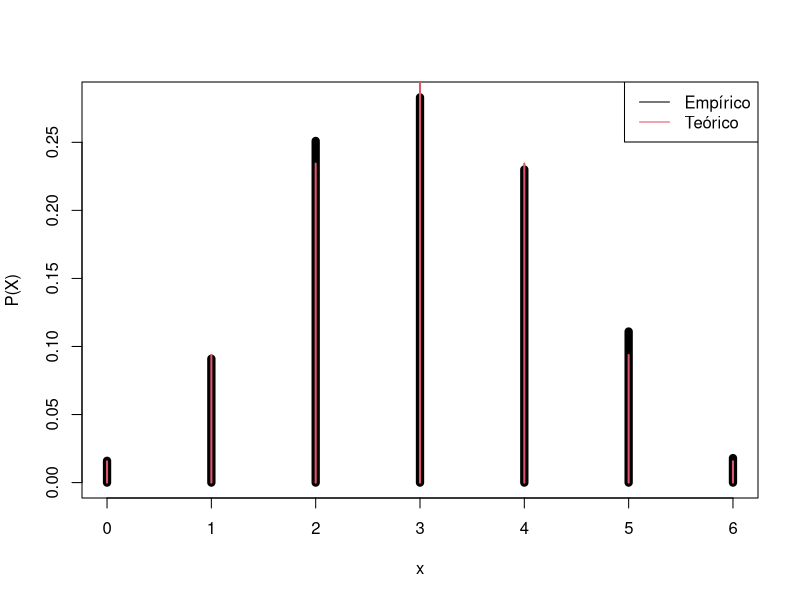
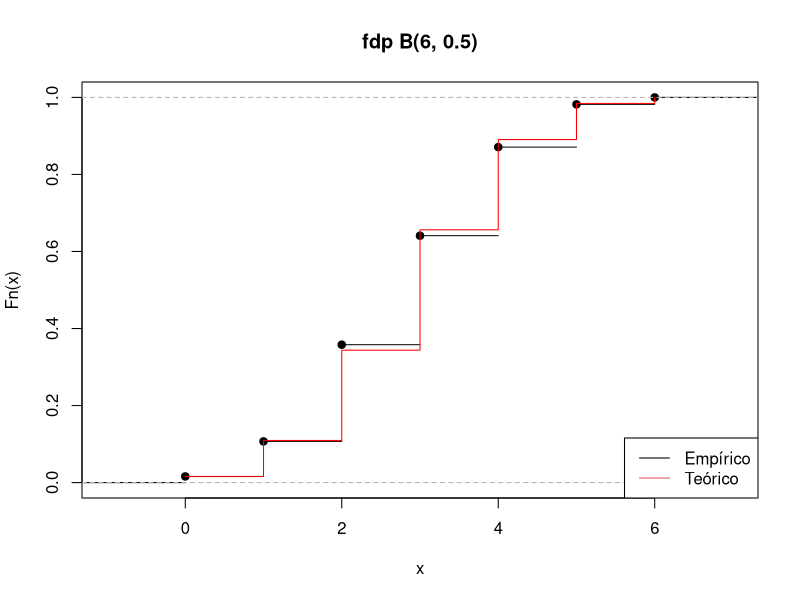
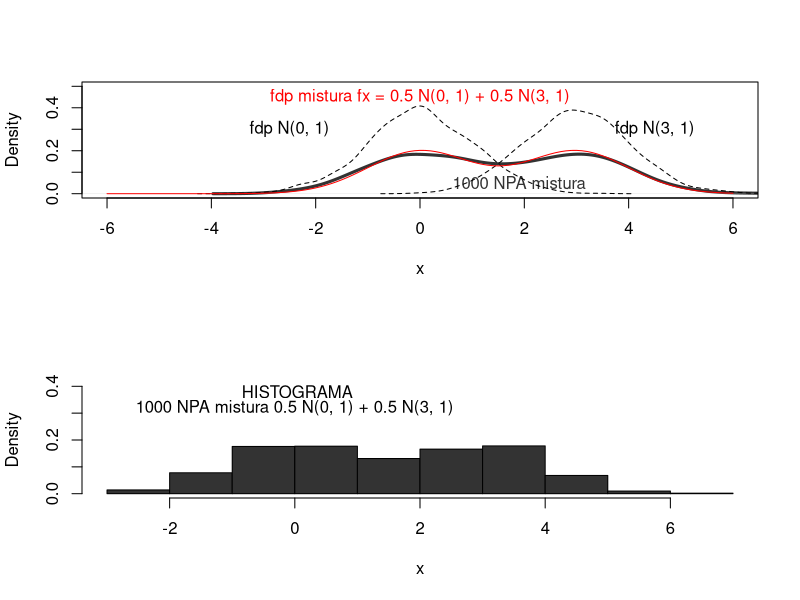
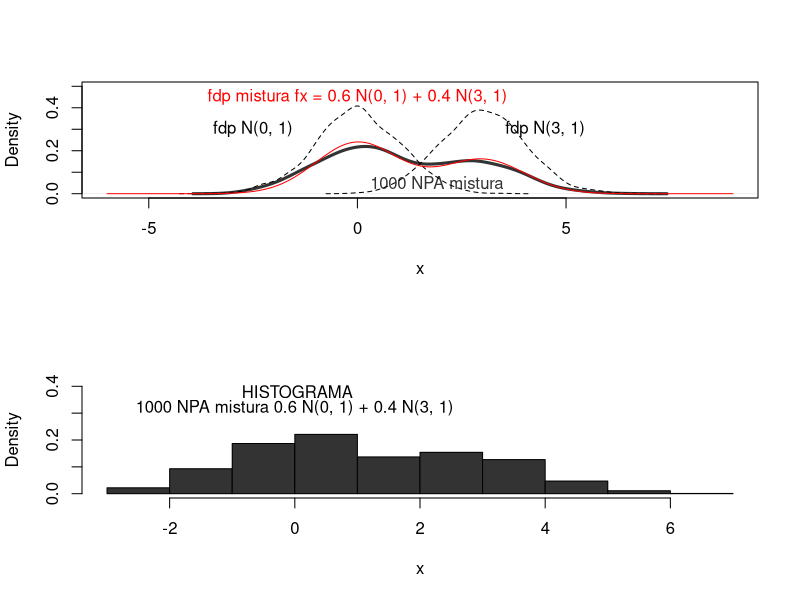

These figures' R source, in order:
## ---- chunk 1
knitr::opts_chunk$set(echo = TRUE)
library(stringr)
## ---- chunk 2
k <- 1000 # Nº de v.a. em cada amostra
n <- 6    # Nº de distribuições Bernoulli
p <- 0.5  # Probabilidade

x <- matrix(as.integer(runif(k*n) > p), nrow = k, ncol=n)
y <- rowSums(x)
# medidas:
# mean(y)
# var(y)
# sd(y)
# hist(y, probability = T)

# escala gráficos
x.g <- c(0:n)

par(mfrow =c(1,1))

plot(prop.table(table(y)), xlab = "x", ylab = "P(X)", lwd=8)
points(dbinom(x.g, size=n, prob = p) ~ x.g, type = "h", col = 2, lwd = 2)
legend("topright", legend = c("Empírico", "Teórico"), lty = 1, col = c(1, 2))

plot(ecdf(y), main="fdp B(6, 0.5)")
lines(pbinom(x.g, size=n, prob=p)  ~ x.g, type = "s", col="red")
legend("bottomright", legend = c("Empírico", "Teórico"), lty = 1, col = c(1, 2))

# Medidas teóricas da distribuição:
# avg=np  S^2=npq S=sqrt(npq) 
# Onde p é a probabilidade de sucesso e q = 1 - p.

## ---- chunk 3
# TODO: desvio padrão tem de ser igual nas duas distribuições?
# TODO: limpar comentários

elephant_in_boa_mixture <- function(mu_a, mu_b, desv_pad = 1, p_a = 1/2, p_b = 1/2, n = 1000, xx_min = -6, xx_max = 6) {
    set.seed(444)
    
    mu <- c(mu_a, mu_b) # parâmetro mu de cada normal
    # "peso" de cada distribuição: p_a, p_b
    k <- sample(1:2, size=n, replace=TRUE, prob=c(p_a, p_b))
    m <- mu[k] # vector dim=n (mu_k1,...,mu_kn), elementos mu[1]=0 ou mu[2]=3
    x <- rnorm(n, m, desv_pad) 
    
    par(mfrow = c(2, 1))
    # plot da densidade da mistura dos NPA
    plot(density(x), xlim = c(xx_min, xx_max), ylim = c(0, .5),
    lwd = 3, xlab="x", main="", col = "grey20")
    text(1.9, 0.05, str_glue("{n} NPA mistura"),col="grey20")

    # fdp N(0,1)e N(3,1)
    for (i in 1:2)
        lines(density(rnorm(n, mu[i], desv_pad)),lty=2)
    text(-2.5,.3, str_glue("fdp N({mu_a}, {desv_pad})"))
    text(4.5,.3, str_glue("fdp N({mu_b}, {desv_pad})"))
    # fx=1/3 N(0,1) + 2/3 N(3,1)
    t <- seq(xx_min, xx_max, by = 0.1)
    lines(t, p_a * dnorm(t, mu_a, desv_pad) + p_b * dnorm(t, mu_b, desv_pad), lwd = 1, col = "red")
    text(0,.45, str_glue('fdp mistura fx = {p_a} N({mu_a}, {desv_pad}) + {p_b} N({mu_b}, {desv_pad})'), col="red")

    # HISTOGRAMA DOS NPA MISTURA 1/3 N(0,1) + 2/3 N(3,1)
    hist(x, prob = TRUE, main = NULL, ylim = c(0, 0.4), col = "grey20")
    text(0,0.38, " HISTOGRAMA")
    text(0,0.32,str_glue("{n} NPA mistura {p_a} N({mu_a}, {desv_pad}) + {p_b} N({mu_b}, {desv_pad})"))
}

elephant_in_boa_mixture(mu_a = 0, mu_b = 3)
elephant_in_boa_mixture(mu_a = 0, mu_b = 3, p_a = 0.6, p_b = 0.4, xx_max = 9)
